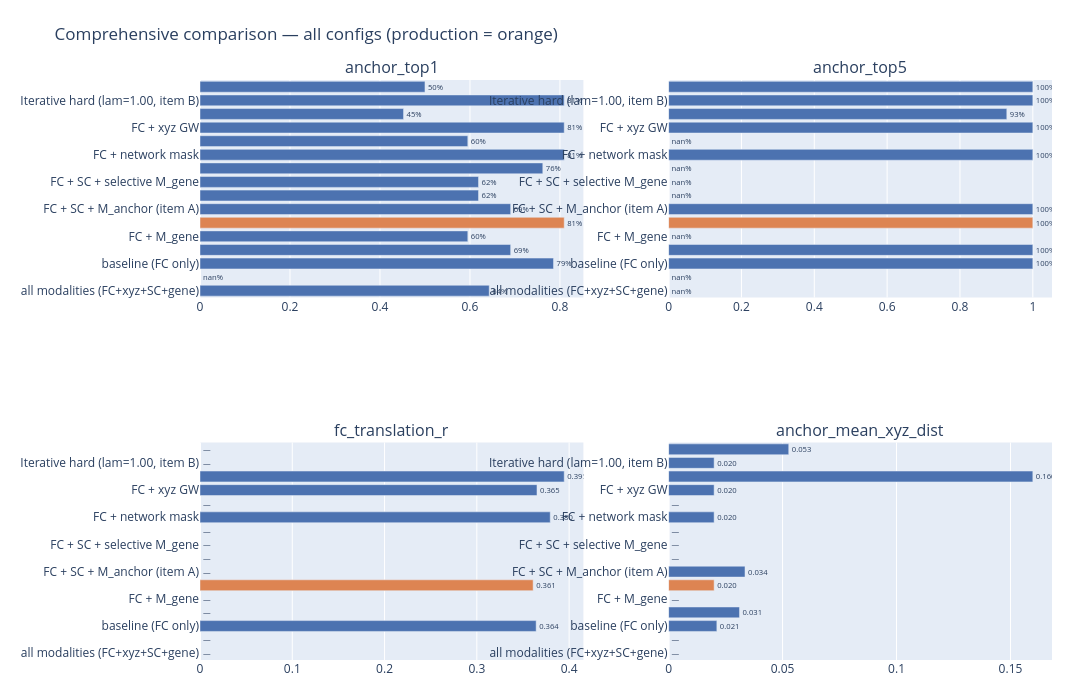

The notebook cell this image was saved under:
### Code cell
plot_comparison_bars(wide_df)

### Figure 1 — Plotly figure (JSON) as saved in the notebook; plotly's stock layout.template omitted (floating-point values rounded to 4 significant figures)
{"data": [{"marker": {"color": ["#4c72b0", "#4c72b0", "#4c72b0", "#4c72b0", "#4c72b0", "#dd8452", "#4c72b0", "#4c72b0", "#4c72b0", "#4c72b0", "#4c72b0", "#4c72b0", "#4c72b0", "#4c72b0", "#4c72b0", "#4c72b0"]}, "orientation": "h", "showlegend": false, "text": ["64%", "nan%", "79%", "69%", "60%", "81%", "69%", "62%", "62%", "76%", "81%", "60%", "81%", "45%", "81%", "50%"], "textposition": "outside", "type": "bar", "x": [0.6429, NaN, 0.7857, 0.6905, 0.5952, 0.8095, 0.6905, 0.619, 0.619, 0.7619, 0.8095, 0.5952, 0.8095, 0.4524, 0.8095, 0.5], "xaxis": "x", "y": ["all modalities (FC+xyz+SC+gene)", "all modalities (selective M_gene)", "baseline (FC only)", "FC + M_anchor (item A)", "FC + M_gene", "FC + SC (production)", "FC + SC + M_anchor (item A)", "FC + SC + M_gene", "FC + SC + selective M_gene", "FC + gene GW", "FC + network mask", "FC + selective M_gene", "FC + xyz GW", "Hierarchical (per-network)", "Iterative hard (lam=1.00, item B)", "Iterative soft (lam=0.30, item B)"], "yaxis": "y"}, {"marker": {"color": ["#4c72b0", "#4c72b0", "#4c72b0", "#4c72b0", "#4c72b0", "#dd8452", "#4c72b0", "#4c72b0", "#4c72b0", "#4c72b0", "#4c72b0", "#4c72b0", "#4c72b0", "#4c72b0", "#4c72b0", "#4c72b0"]}, "orientation": "h", "showlegend": false, "text": ["nan%", "nan%", "100%", "100%", "nan%", "100%", "100%", "nan%", "nan%", "nan%", "100%", "nan%", "100%", "93%", "100%", "100%"], "textposition": "outside", "type": "bar", "x": [NaN, NaN, 1.0, 1.0, NaN, 1.0, 1.0, NaN, NaN, NaN, 1.0, NaN, 1.0, 0.9286, 1.0, 1.0], "xaxis": "x2", "y": ["all modalities (FC+xyz+SC+gene)", "all modalities (selective M_gene)", "baseline (FC only)", "FC + M_anchor (item A)", "FC + M_gene", "FC + SC (production)", "FC + SC + M_anchor (item A)", "FC + SC + M_gene", "FC + SC + selective M_gene", "FC + gene GW", "FC + network mask", "FC + selective M_gene", "FC + xyz GW", "Hierarchical (per-network)", "Iterative hard (lam=1.00, item B)", "Iterative soft (lam=0.30, item B)"], "yaxis": "y2"}, {"marker": {"color": ["#4c72b0", "#4c72b0", "#4c72b0", "#4c72b0", "#4c72b0", "#dd8452", "#4c72b0", "#4c72b0", "#4c72b0", "#4c72b0", "#4c72b0", "#4c72b0", "#4c72b0", "#4c72b0", "#4c72b0", "#4c72b0"]}, "orientation": "h", "showlegend": false, "text": ["—", "—", "0.364", "—", "—", "0.361", "—", "—", "—", "—", "0.380", "—", "0.365", "0.395", "—", "—"], "textposition": "outside", "type": "bar", "x": [NaN, NaN, 0.3643, NaN, NaN, 0.361, NaN, NaN, NaN, NaN, 0.3795, NaN, 0.3652, 0.3947, NaN, NaN], "xaxis": "x3", "y": ["all modalities (FC+xyz+SC+gene)", "all modalities (selective M_gene)", "baseline (FC only)", "FC + M_anchor (item A)", "FC + M_gene", "FC + SC (production)", "FC + SC + M_anchor (item A)", "FC + SC + M_gene", "FC + SC + selective M_gene", "FC + gene GW", "FC + network mask", "FC + selective M_gene", "FC + xyz GW", "Hierarchical (per-network)", "Iterative hard (lam=1.00, item B)", "Iterative soft (lam=0.30, item B)"], "yaxis": "y3"}, {"marker": {"color": ["#4c72b0", "#4c72b0", "#4c72b0", "#4c72b0", "#4c72b0", "#dd8452", "#4c72b0", "#4c72b0", "#4c72b0", "#4c72b0", "#4c72b0", "#4c72b0", "#4c72b0", "#4c72b0", "#4c72b0", "#4c72b0"]}, "orientation": "h", "showlegend": false, "text": ["—", "—", "0.021", "0.031", "—", "0.020", "0.034", "—", "—", "—", "0.020", "—", "0.020", "0.160", "0.020", "0.053"], "textposition": "outside", "type": "bar", "x": [NaN, NaN, 0.02117, 0.0311, NaN, 0.01998, 0.03352, NaN, NaN, NaN, 0.01998, NaN, 0.01998, 0.1598, 0.01998, 0.05271], "xaxis": "x4", "y": ["all modalities (FC+xyz+SC+gene)", "all modalities (selective M_gene)", "baseline (FC only)", "FC + M_anchor (item A)", "FC + M_gene", "FC + SC (production)", "FC + SC + M_anchor (item A)", "FC + SC + M_gene", "FC + SC + selective M_gene", "FC + gene GW", "FC + network mask", "FC + selective M_gene", "FC + xyz GW", "Hierarchical (per-network)", "Iterative hard (lam=1.00, item B)", "Iterative soft (lam=0.30, item B)"], "yaxis": "y4"}], "layout": {"annotations": [{"font": {"size": 16}, "showarrow": false, "text": "anchor_top1", "x": 0.225, "xanchor": "center", "xref": "paper", "y": 1, "yanchor": "bottom", "yref": "paper"}, {"font": {"size": 16}, "showarrow": false, "text": "anchor_top5", "x": 0.775, "xanchor": "center", "xref": "paper", "y": 1, "yanchor": "bottom", "yref": "paper"}, {"font": {"size": 16}, "showarrow": false, "text": "fc_translation_r", "x": 0.225, "xanchor": "center", "xref": "paper", "y": 0.375, "yanchor": "bottom", "yref": "paper"}, {"font": {"size": 16}, "showarrow": false, "text": "anchor_mean_xyz_dist", "x": 0.775, "xanchor": "center", "xref": "paper", "y": 0.375, "yanchor": "bottom", "yref": "paper"}], "height": 700, "margin": {"b": 40, "l": 200, "r": 40, "t": 80}, "title": {"text": "Comprehensive comparison — all configs (production = orange)"}, "width": 1100, "xaxis": {"anchor": "y", "domain": [0, 0.45]}, "xaxis2": {"anchor": "y2", "domain": [0.55, 1]}, "xaxis3": {"anchor": "y3", "domain": [0, 0.45]}, "xaxis4": {"anchor": "y4", "domain": [0.55, 1]}, "yaxis": {"anchor": "x", "domain": [0.625, 1]}, "yaxis2": {"anchor": "x2", "domain": [0.625, 1]}, "yaxis3": {"anchor": "x3", "domain": [0, 0.375]}, "yaxis4": {"anchor": "x4", "domain": [0, 0.375]}}}
